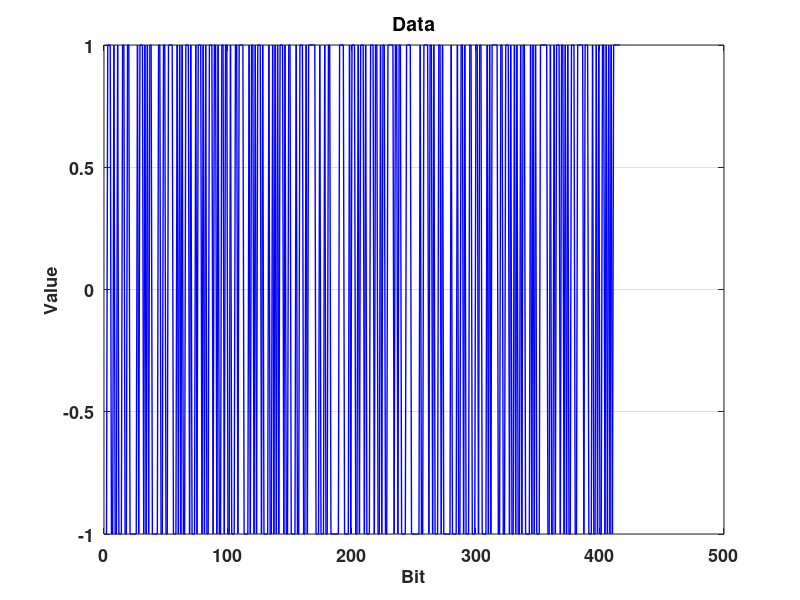

The MATLAB source for this figure: (Note: this script raises an error after producing the figure.)
format long g
format compact
clc
close all
clearvars

% get the location of the script file to save figures
full_path = mfilename('fullpath');
[startpath,  filename, ext] = fileparts(full_path);
plot_num = 1;
line_width = 1;

commandwindow;

%% setup some of the variables

data_rate = 1187.5;
sample_rate = data_rate * 100;
amplitude = 1800;

d = randi([0, 1], 1, 4*104);

% encode data
data = zeros(1, numel(d));
data(1) = d(1);

for idx=2:numel(d)
    data(idx) = xor(data(idx-1), d(idx));
end

data = 2*data - 1;


% plot the chip sequence
figure(plot_num)
set(gcf,'position',([50,50,1400,500]),'color','w')
plot(data, 'b', 'LineWidth', line_width);
box on
grid on
set(gca,'fontweight','bold','FontSize', 13);
xlabel('Bit', 'fontweight', 'bold', 'FontSize', 13);
ylabel('Value', 'fontweight', 'bold', 'FontSize', 13);
title('Data', 'fontweight', 'bold', 'FontSize', 14);

plot_num = plot_num + 1; 

%% create the signal
bit_length = 1.0/data_rate;
samples_per_bit = floor(sample_rate*bit_length);

[iq_rbds] = generate_bpsk(data, 1, sample_rate, bit_length);

%% filter data

N = 101;

% filter cutoff frequency
fc = 1250/sample_rate;

w = blackman_nuttall_window(N);

% create the full filter using the window
lpf = create_fir_filter(fc, w);

% apply the filter to the bpsk signal
x1 = conv(iq_rbds, lpf(end:-1:1), 'same');


%% AM modulate

x1_am = amplitude * x1;




%%

% [iq_qpsk] = generate_qpsk(data, amplitude, sample_rate, bit_length);

% do the FFT on the signal
fft_rbds = fft(x1_am/2048)/numel(x1_am);

% calculate the x axis
x_rbds = linspace(-sample_rate/2, sample_rate/2, numel(fft_rbds));


figure(plot_num)
set(gcf,'position',([50,50,1400,500]),'color','w')
hold on;
plot(x_rbds/1e3, 20*log10(abs(fftshift(fft_rbds))),'k')
% plot(x_rbds/1e6, 20*log10(abs(fftshift(fft_x1))),'g')
grid on
box on
set(gca,'fontweight','bold','FontSize', 13);
xlim([x_rbds(1), x_rbds(end)]/1e3);
xlabel('Frequency (KHz)', 'fontweight', 'bold', 'FontSize', 13);
ylabel('Amplitude', 'fontweight', 'bold', 'FontSize', 13);
title('Filtered vs. Un-Filtered Signal', 'fontweight', 'bold', 'FontSize', 14);

plot_num = plot_num + 1;


